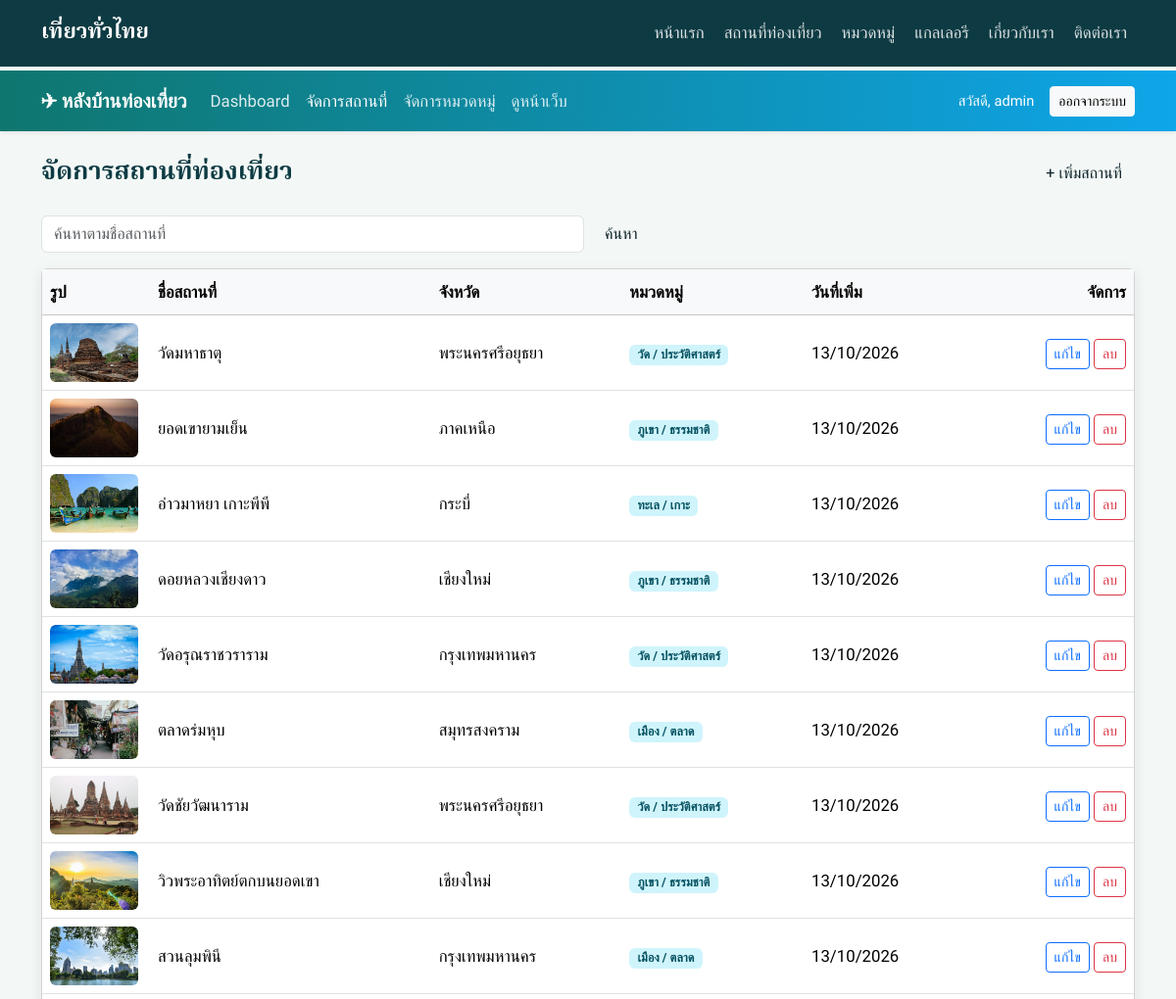
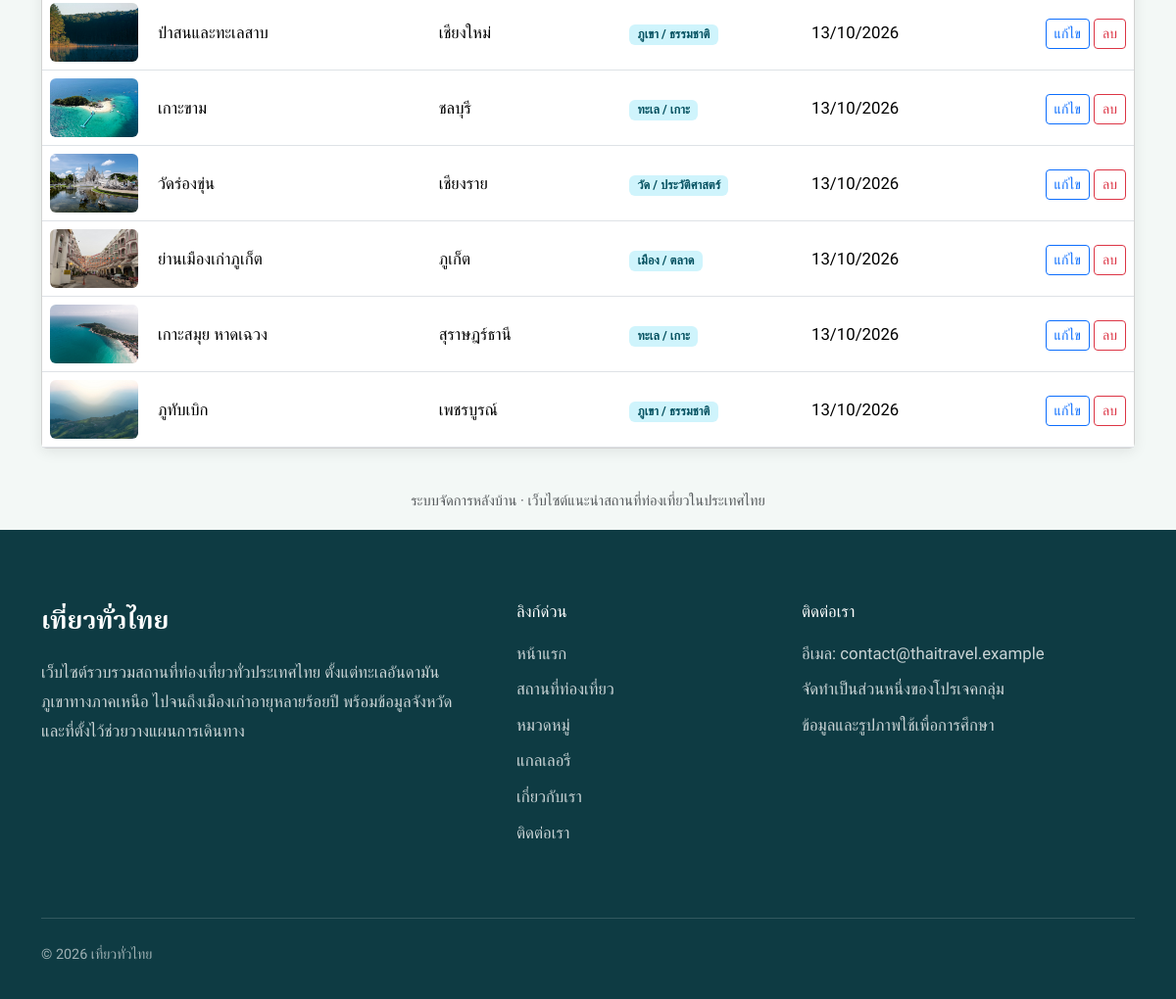
Screenshot of /admin/places/index.php (signed in) with the database file from the repository (2 pictures, top to bottom).
### tables this page shows
CREATE TABLE IF NOT EXISTS places (
  id INT UNSIGNED AUTO_INCREMENT PRIMARY KEY,
  category_id INT UNSIGNED NOT NULL,
  name VARCHAR(150) NOT NULL,
  province VARCHAR(100) NOT NULL DEFAULT '',
  description TEXT,
  location VARCHAR(255) DEFAULT NULL,
  image VARCHAR(255) DEFAULT NULL,
  created_at TIMESTAMP NOT NULL DEFAULT CURRENT_TIMESTAMP,
  KEY idx_cat (category_id),
  CONSTRAINT fk_places_cat FOREIGN KEY (category_id) REFERENCES categories(id)
);

CREATE TABLE IF NOT EXISTS categories (
  id INT UNSIGNED AUTO_INCREMENT PRIMARY KEY,
  name VARCHAR(100) NOT NULL UNIQUE,
  created_at TIMESTAMP NOT NULL DEFAULT CURRENT_TIMESTAMP
);

### admin/places/index.php (the view, shortened to what this page needs)
<?php
require __DIR__ . '/../../config/db.php';
$q = trim($_GET['q'] ?? '');
$sql = 'SELECT p.id, p.name, p.province, p.image, p.created_at, c.name AS category_name
        FROM places p
        LEFT JOIN categories c ON p.category_id = c.id';
$params = [];
$sql .= ' ORDER BY p.created_at DESC, p.id DESC';
$stmt = $pdo->prepare($sql);
$stmt->execute($params);
$places = $stmt->fetchAll();
require __DIR__ . '/../includes/header.php';
?>
<div class="d-flex justify-content-between align-items-center mb-4">
    <h3 class="fw-semibold mb-0">จัดการสถานที่ท่องเที่ยว</h3>
    <a href="add.php" class="btn btn-teal">+ เพิ่มสถานที่</a>
</div>
<form method="get" class="row g-2 mb-3">
    <div class="col-sm-8 col-md-6">
        <input type="text" name="q" class="form-control" placeholder="ค้นหาตามชื่อสถานที่"
               value="<?= htmlspecialchars($q) ?>">
    </div>
    <div class="col-auto">
        <button type="submit" class="btn btn-teal">ค้นหา</button>
    </div>
</form>
<div class="card panel-card">
    <div class="table-responsive">
        <table class="table table-hover align-middle mb-0">
            <thead class="table-light">
                <tr>
                    <th style="width:110px;">รูป</th>
                    <th>ชื่อสถานที่</th>
                    <th>จังหวัด</th>
                    <th>หมวดหมู่</th>
                    <th>วันที่เพิ่ม</th>
                    <th class="text-end" style="width:170px;">จัดการ</th>
                </tr>
            </thead>
            <tbody>
            <?php if (count($places) === 0): ?>
                <tr>
                    <td colspan="6" class="text-center text-muted py-4">
                        <?= $q !== '' ? 'ไม่พบสถานที่ที่ค้นหา' : 'ยังไม่มีข้อมูลสถานที่' ?>
                    </td>
                </tr>
            <?php else: ?>
                <?php foreach ($places as $p): ?>
                <tr>
                    <td>
                        <?php if ($p['image']): ?>
                            <img src="<?= UPLOAD_URL . htmlspecialchars($p['image']) ?>" alt=""
                                 class="rounded" style="width:90px;height:60px;object-fit:cover;">
                        <?php else: ?>
                            <div class="bg-light text-muted small d-flex align-items-center justify-content-center rounded"
                                 style="width:90px;height:60px;">ไม่มีรูป</div>
                        <?php endif; ?>
                    </td>
                    <td><?= htmlspecialchars($p['name']) ?></td>
                    <td><?= htmlspecialchars($p['province'] ?? '-') ?></td>
                    <td>
                        <span class="badge bg-info-subtle text-info-emphasis">
                            <?= htmlspecialchars($p['category_name'] ?? 'ไม่ระบุ') ?>
                        </span>
                    </td>
                    <td><?= date('d/m/Y', strtotime($p['created_at'])) ?></td>
                    <td class="text-end">
                        <a href="edit.php?id=<?= (int)$p['id'] ?>" class="btn btn-sm btn-outline-primary">แก้ไข</a>
                        <form action="delete.php" method="post" class="d-inline"
                              onsubmit="return confirm('ต้องการลบ &quot;<?= htmlspecialchars($p['name'], ENT_QUOTES) ?>&quot; ใช่หรือไม่?');">
                            <button type="submit" class="btn btn-sm btn-outline-danger">ลบ</button>
                        </form>
                    </td>
                </tr>
                <?php endforeach; ?>
            <?php endif; ?>
            </tbody>
        </table>
    </div>
</div>
<?php require __DIR__ . '/../includes/footer.php'; ?>

### assets/css/style.css (style rules this page uses)
:root { --sea-deep: #0E3B43; --lagoon: #1F8A8A; --foam: #F3F8F6; --ink: #10242A; --mango: #F4A62A; --mango-dk: #E0951A; --font-display: 'Noto Serif Thai', serif; --font-body: 'Anuphan', sans-serif; --fs-sm: 0.9rem; --fs-base: 1.05rem; --fs-lg: 1.25rem; --fs-h3: clamp(1.35rem, 2.2vw, 1.6rem); --fs-h2: clamp(1.8rem, 3.6vw, 2.5rem); --fs-h1: clamp(2.3rem, 6vw, 4.6rem); --radius-img: 28px; --nav-h: 4.5rem; --bs-body-font-family: var(--font-body); --bs-body-color: var(--ink); }
html { scroll-behavior: smooth; }
body { font-family: var(--font-body); font-size: var(--fs-base); font-weight: 400; line-height: 1.8; color: var(--ink); background: var(--foam); }
body.no-hero { padding-top: var(--nav-h); }
h1, h2, h3, h4 { font-family: var(--font-display); font-weight: 600; line-height: 1.35; color: var(--sea-deep); }
h3 { font-size: var(--fs-h3); }
a { color: var(--lagoon); }
.btn, a, .card { transition: all 0.3s ease-in-out; }

### admin/includes/header.php (style rules this page uses)
:root { --teal-dark: #0f766e; --teal: #14b8a6; --sea: #0ea5e9; }
body { font-family: 'Prompt', sans-serif; background: #f0fdfa; }
.panel-card { border: 0; border-radius: 1rem; box-shadow: 0 4px 14px rgba(0,0,0,.08); }
.btn-teal { background: var(--teal-dark); border-color: var(--teal-dark); color: #fff; }

### rows the page displays
places: image (picture), name "วัดมหาธาตุ", province "พระนครศรีอยุธยา", category.name "วัด / ประวัติศาสตร์", created_at "13/10/2026"
places: image (picture), name "ยอดเขายามเย็น", province "ภาคเหนือ", category.name "ภูเขา / ธรรมชาติ", created_at "13/10/2026"
places: image (picture), name "อ่าวมาหยา เกาะพีพี", province "กระบี่", category.name "ทะเล / เกาะ", created_at "13/10/2026"
places: image (picture), name "ดอยหลวงเชียงดาว", province "เชียงใหม่", category.name "ภูเขา / ธรรมชาติ", created_at "13/10/2026"
places: image (picture), name "วัดอรุณราชวราราม", province "กรุงเทพมหานคร", category.name "วัด / ประวัติศาสตร์", created_at "13/10/2026"
places: image (picture), name "ตลาดร่มหุบ", province "สมุทรสงคราม", category.name "เมือง / ตลาด", created_at "13/10/2026"
places: image (picture), name "วัดชัยวัฒนาราม", province "พระนครศรีอยุธยา", category.name "วัด / ประวัติศาสตร์", created_at "13/10/2026"
places: image (picture), name "วิวพระอาทิตย์ตกบนยอดเขา", province "เชียงใหม่", category.name "ภูเขา / ธรรมชาติ", created_at "13/10/2026"
places: image (picture), name "สวนลุมพินี", province "กรุงเทพมหานคร", category.name "เมือง / ตลาด", created_at "13/10/2026"
places: image (picture), name "ป่าสนและทะเลสาบ", province "เชียงใหม่", category.name "ภูเขา / ธรรมชาติ", created_at "13/10/2026"
places: image (picture), name "เกาะขาม", province "ชลบุรี", category.name "ทะเล / เกาะ", created_at "13/10/2026"
places: image (picture), name "วัดร่องขุ่น", province "เชียงราย", category.name "วัด / ประวัติศาสตร์", created_at "13/10/2026"
places: image (picture), name "ย่านเมืองเก่าภูเก็ต", province "ภูเก็ต", category.name "เมือง / ตลาด", created_at "13/10/2026"
places: image (picture), name "เกาะสมุย หาดเฉวง", province "สุราษฎร์ธานี", category.name "ทะเล / เกาะ", created_at "13/10/2026"
places: image (picture), name "ภูทับเบิก", province "เพชรบูรณ์", category.name "ภูเขา / ธรรมชาติ", created_at "13/10/2026"

### other values shown
$_SESSION['admin_user'] "admin"
$siteName "เที่ยวทั่วไทย"
$label "หน้าแรก"
$label "สถานที่ท่องเที่ยว"
$label "หมวดหมู่"
$label "แกลเลอรี"
$label "เกี่ยวกับเรา"
$label "ติดต่อเรา"
